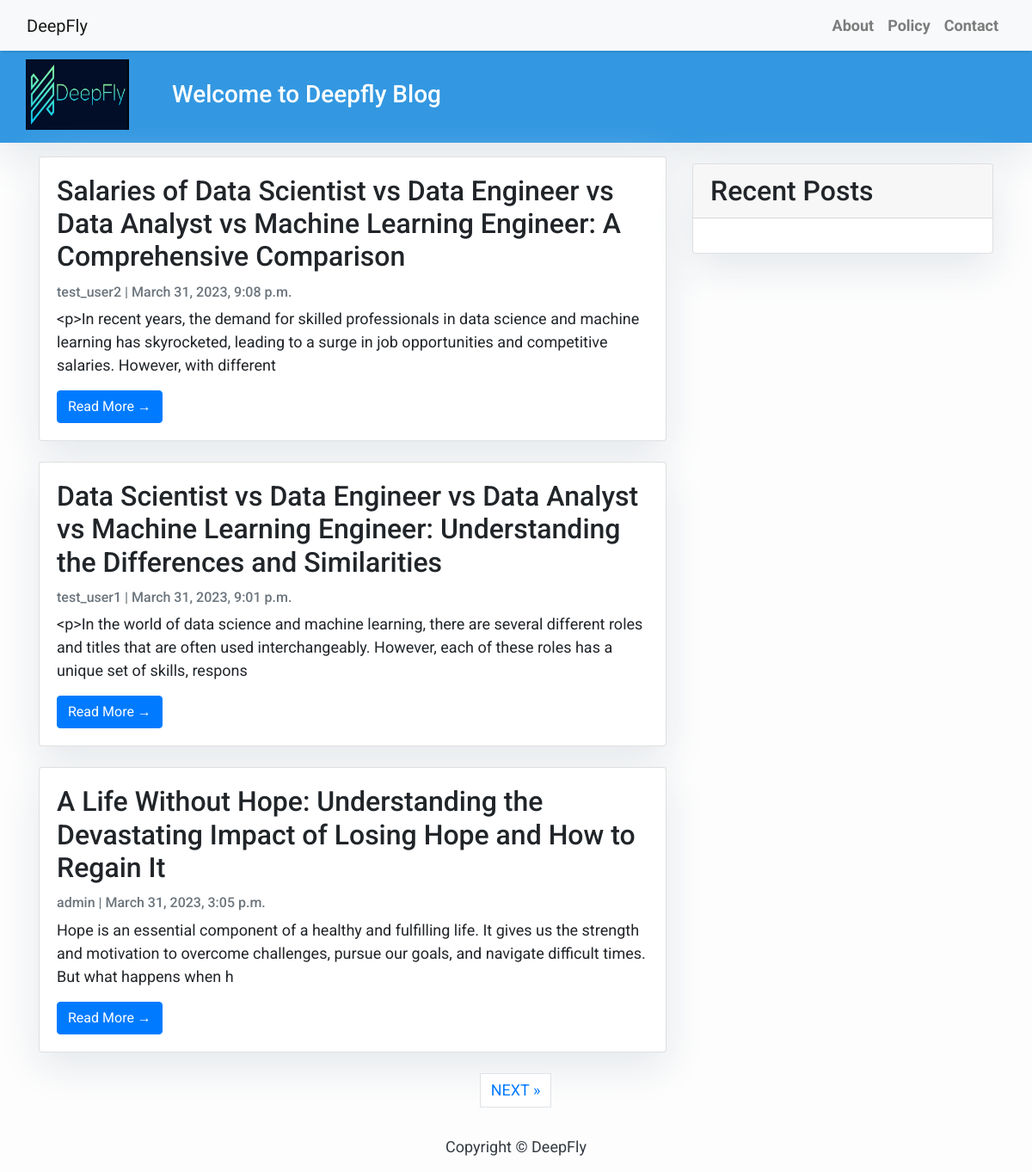
The page / on the database its author committed.
### blog/models.py (models this page shows, shortened)
class Post(models.Model):
    title = models.CharField(max_length=200, unique=True)
    slug = models.SlugField(max_length=200, unique=True)
    author = models.ForeignKey(User, on_delete= models.CASCADE,related_name='blog_posts')
    updated_on = models.DateTimeField(auto_now= True)
    content = models.TextField()
    created_on = models.DateTimeField(auto_now_add=True)
    status = models.IntegerField(choices=STATUS, default=0)
    class Meta:
        ordering = ['-created_on']

### blog/views.py (the view)
# urls.py: path('', views.PostList, name='home'),
def PostList(request):
    object_list = Post.objects.filter(status=1).order_by('-created_on')
    paginator = Paginator(object_list, 3)  # 3 posts in each page
    page = request.GET.get('page')
    try:
        post_list = paginator.page(page)
    except PageNotAnInteger:
        post_list = paginator.page(1)
    except EmptyPage:
        post_list = paginator.page(paginator.num_pages)
    return render(request,
                  'index.html',
                  {'page': page,
                   'post_list': post_list})

### templates/index.html (shortened to what this page needs)
{% extends "base.html" %}
{% block content %}
<header class="masthead">
    <div class="container">
        <div class="row">
            <img href="{% url 'home' %}" src="/static/img/deepfly.PNG" style="width: 120px;">
            <div class=" col-md-8 col-md-10 mx-auto">
                <div class="site-heading">
                    <h3 class=" site-heading my-4 mt-3 text-white"> Welcome to Deepfly Blog </h3>
                </div>
            </div>
        </div>
    </div>
</header>
<div class="container">
    <div class="row">
        <div class="col-md-8 mt-3 left">
            {% for post in post_list %}
            <div class="card mb-4">
                <div class="card-body">
                    <h2 class="card-title">{{ post.title }}</h2>
                    <p class="card-text text-muted h6">{{ post.author }} | {{ post.created_on}} </p>
                    <p class="card-text">{{post.content|slice:":200" }}</p>
                    <a href="{% url 'post_detail' post.slug  %}" class="btn btn-primary">Read More &rarr;</a>
                </div>
            </div>
            {% endfor %}
        </div>
        {% block sidebar %} {% include 'sidebar.html' %} {% endblock sidebar %}
    </div>
</div>
{% if post_list.has_other_pages %}
  <ul class="pagination justify-content-center">
    {% if post_list.has_next %}
    <li><a href="?page={{ post_list.next_page_number }}" class="page-link"> NEXT &raquo;</a></li>
   {% endif %}
  </ul>
{% endif %}
{%endblock%}

### static/css/base.css (style rules this page uses)
body { font-family: "Roboto", sans-serif; font-size: 17px; background-color: #fdfdfd; }
.masthead { background: #3398E1; height: auto; padding-bottom: 15px; box-shadow: 0 16px 48px #E3E7EB; padding-top: 10px; }
.card { box-shadow: 0 16px 48px #E3E7EB; }

### templates/index.html (style rules this page uses)
body { font-family: "Roboto", sans-serif; font-size: 18px; background-color: #fdfdfd; }
.card { box-shadow: 0 16px 48px #E3E7EB; }

### templates/sidebar.html (style rules this page uses)
.card { box-shadow: 0 16px 48px #E3E7EB; }

### rows shown on the page
Post: title "Salaries of Data Scientist vs Data Engineer vs Data Analyst vs Machine Learning Engineer: A Comprehensive Comparison", author "test_user2", created_on "March 31, 2023, 9:08 p.m.", content "<p>In recent years, the demand for skilled professionals in data science and machine learning has skyrocketed, leading to a surge in job opportunities and competitive salaries. However, with different"
Post: title "Data Scientist vs Data Engineer vs Data Analyst vs Machine Learning Engineer: Understanding the Differences and Similarities", author "test_user1", created_on "March 31, 2023, 9:01 p.m.", content "<p>In the world of data science and machine learning, there are several different roles and titles that are often used interchangeably. However, each of these roles has a unique set of skills, respons"
Post: title "A Life Without Hope: Understanding the Devastating Impact of Losing Hope and How to Regain It", author "admin", created_on "March 31, 2023, 3:05 p.m.", content "Hope is an essential component of a healthy and fulfilling life. It gives us the strength and motivation to overcome challenges, pursue our goals, and navigate difficult times. But what happens when h"
